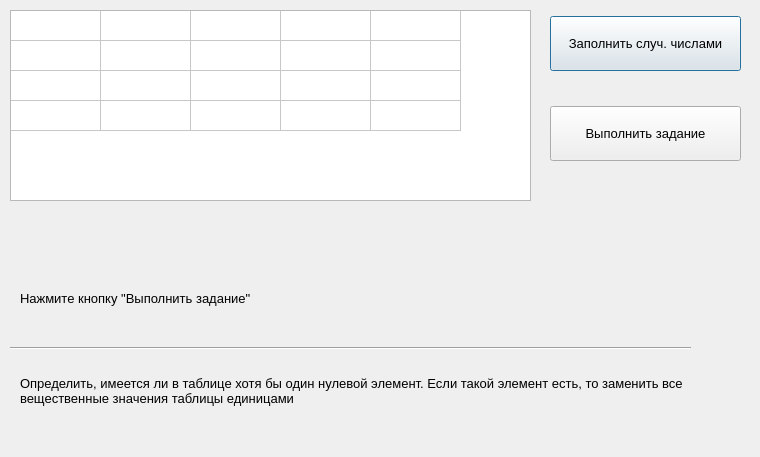
<?xml version="1.0" encoding="UTF-8"?>
<ui version="4.0">
 <class>Dialog</class>
 <widget class="QDialog" name="Dialog">
  <property name="geometry">
   <rect>
    <x>0</x>
    <y>0</y>
    <width>760</width>
    <height>457</height>
   </rect>
  </property>
  <property name="windowTitle">
   <string>Dialog</string>
  </property>
  <widget class="QTableWidget" name="tableWidget">
   <property name="enabled">
    <bool>true</bool>
   </property>
   <property name="geometry">
    <rect>
     <x>10</x>
     <y>10</y>
     <width>521</width>
     <height>191</height>
    </rect>
   </property>
   <property name="minimumSize">
    <size>
     <width>441</width>
     <height>0</height>
    </size>
   </property>
   <property name="maximumSize">
    <size>
     <width>555</width>
     <height>220</height>
    </size>
   </property>
   <property name="font">
    <font>
     <pointsize>10</pointsize>
    </font>
   </property>
   <property name="rowCount">
    <number>4</number>
   </property>
   <attribute name="horizontalHeaderVisible">
    <bool>false</bool>
   </attribute>
   <attribute name="horizontalHeaderCascadingSectionResizes">
    <bool>false</bool>
   </attribute>
   <attribute name="horizontalHeaderMinimumSectionSize">
    <number>55</number>
   </attribute>
   <attribute name="horizontalHeaderDefaultSectionSize">
    <number>90</number>
   </attribute>
   <attribute name="verticalHeaderVisible">
    <bool>false</bool>
   </attribute>
   <attribute name="verticalHeaderHighlightSections">
    <bool>false</bool>
   </attribute>
   <row>
    <property name="text">
     <string/>
    </property>
   </row>
   <row>
    <property name="text">
     <string/>
    </property>
   </row>
   <row>
    <property name="text">
     <string/>
    </property>
   </row>
   <row>
    <property name="text">
     <string/>
    </property>
   </row>
   <column>
    <property name="text">
     <string>C1</string>
    </property>
   </column>
   <column>
    <property name="text">
     <string>C2</string>
    </property>
   </column>
   <column>
    <property name="text">
     <string>C3</string>
    </property>
   </column>
   <column>
    <property name="text">
     <string>C4</string>
    </property>
   </column>
   <column>
    <property name="text">
     <string>C5</string>
    </property>
   </column>
  </widget>
  <widget class="QPushButton" name="btn_random_number">
   <property name="geometry">
    <rect>
     <x>550</x>
     <y>16</y>
     <width>191</width>
     <height>55</height>
    </rect>
   </property>
   <property name="font">
    <font>
     <family>Segoe UI</family>
     <pointsize>10</pointsize>
    </font>
   </property>
   <property name="text">
    <string>Заполнить случ. числами</string>
   </property>
  </widget>
  <widget class="QPushButton" name="btn_solve">
   <property name="geometry">
    <rect>
     <x>550</x>
     <y>106</y>
     <width>191</width>
     <height>55</height>
    </rect>
   </property>
   <property name="font">
    <font>
     <family>Segoe UI</family>
     <pointsize>10</pointsize>
    </font>
   </property>
   <property name="text">
    <string>Выполнить задание</string>
   </property>
  </widget>
  <widget class="QLabel" name="label_max_el">
   <property name="geometry">
    <rect>
     <x>20</x>
     <y>290</y>
     <width>331</width>
     <height>16</height>
    </rect>
   </property>
   <property name="font">
    <font>
     <family>Segoe UI</family>
     <pointsize>10</pointsize>
    </font>
   </property>
   <property name="text">
    <string>Нажмите кнопку &quot;Выполнить задание&quot;</string>
   </property>
  </widget>
  <widget class="QLabel" name="label_task_1">
   <property name="geometry">
    <rect>
     <x>20</x>
     <y>370</y>
     <width>671</width>
     <height>41</height>
    </rect>
   </property>
   <property name="font">
    <font>
     <family>Segoe UI</family>
     <pointsize>10</pointsize>
    </font>
   </property>
   <property name="text">
    <string>Определить, имеется ли в таблице хотя бы один нулевой элемент. Если такой элемент есть, то заменить все
вещественные значения таблицы единицами</string>
   </property>
  </widget>
  <widget class="QLabel" name="label_error">
   <property name="geometry">
    <rect>
     <x>410</x>
     <y>300</y>
     <width>321</width>
     <height>31</height>
    </rect>
   </property>
   <property name="font">
    <font>
     <family>Segoe UI</family>
     <pointsize>13</pointsize>
     <weight>50</weight>
     <bold>false</bold>
    </font>
   </property>
   <property name="styleSheet">
    <string notr="true">color: rgb(170, 0, 0);</string>
   </property>
   <property name="text">
    <string/>
   </property>
  </widget>
  <widget class="Line" name="line">
   <property name="geometry">
    <rect>
     <x>10</x>
     <y>340</y>
     <width>681</width>
     <height>16</height>
    </rect>
   </property>
   <property name="orientation">
    <enum>Qt::Horizontal</enum>
   </property>
  </widget>
 </widget>
 <resources/>
 <connections/>
</ui>
